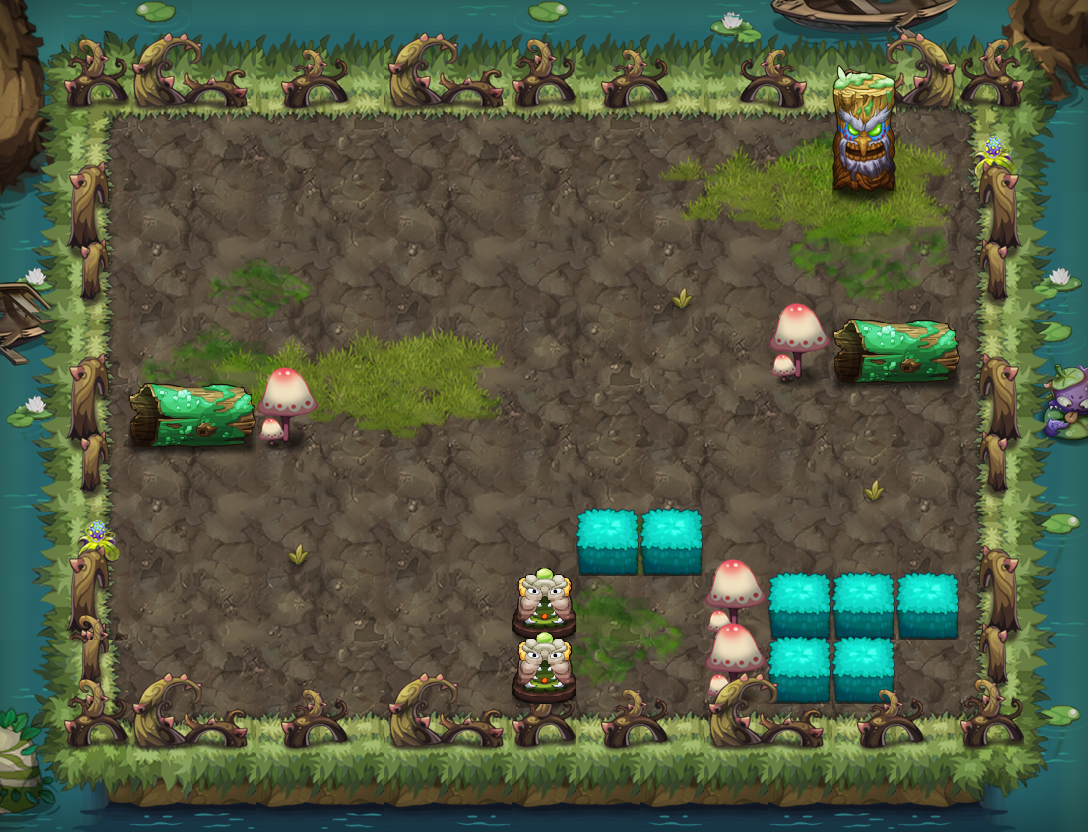

The image is a tile-based game level rendered from a .tmx file. Its description and source (layers, tilesets, objects; grid data summarised) follow:
An orthogonal 17x13 tile map with 64x64 px tiles, 16 tile layers (PASS, 块层 13, 块层 14, 块层 15, ...) and 17 objects (13x TRAP, 3x jdsrh4, PLAYER).

<map version="1.0" orientation="orthogonal" width="17" height="13" tilewidth="64" tileheight="64">
 <properties>
  <property name="DESTRY1" value="221" />
  <property name="DESTRY2" value="225" />
  <property name="DESTRY3" value="223" />
  <property name="DESTRY_COUNT" value="3" />
  <property name="EXP" value="620" />
  <property name="ITEM" value="D018" />
  <property name="MONEY" value="930" />
 </properties>
 <tileset firstgid="1" name="swzz" tilewidth="64" tileheight="64">
  <image source="swzz-hd.png" width="1000" height="2048" />
 </tileset>
 <layer name="PASS" width="17" height="13">
  <data>[221 cells, 123 non-empty, 17 distinct tile ids]</data>
 </layer>
 <layer name="块层 13" width="17" height="13">
  <data>[221 cells, 173 non-empty, 22 distinct tile ids]</data>
 </layer>
 <layer name="块层 14" width="17" height="13">
  <data>[221 cells, 63 non-empty, 26 distinct tile ids]</data>
 </layer>
 <layer name="块层 15" width="17" height="13">
  <data>[221 cells, 48 non-empty, 20 distinct tile ids]</data>
 </layer>
 <layer name="块层 2" width="17" height="13">
  <data>[221 cells, 104 non-empty, 8 distinct tile ids]</data>
 </layer>
 <layer name="块层 4" width="17" height="13">
  <data>[221 cells, 20 non-empty, 8 distinct tile ids]</data>
 </layer>
 <layer name="块层 3" width="17" height="13">
  <data>[221 cells, 66 non-empty, 14 distinct tile ids]</data>
 </layer>
 <layer name="块层 6" width="17" height="13">
  <data>[221 cells, 18 non-empty, 6 distinct tile ids]</data>
 </layer>
 <layer name="块层 16" width="17" height="13">
  <data>[221 cells, 56 non-empty, 5 distinct tile ids]</data>
 </layer>
 <layer name="SHELTER 10" width="17" height="13">
  <data>[221 cells, 15 non-empty, 5 distinct tile ids]</data>
 </layer>
 <layer name="SHELTER 9" width="17" height="13">
  <data>[221 cells, 4 non-empty, 3 distinct tile ids]</data>
 </layer>
 <layer name="SHELTER 8" width="17" height="13">
  <data>[221 cells, 5 non-empty, 3 distinct tile ids]</data>
 </layer>
 <layer name="SHELTER 7" width="17" height="13">
  <data>[221 cells, 2 non-empty, 1 distinct tile ids]</data>
 </layer>
 <layer name="SHELTER 5" width="17" height="13">
  <data>[221 cells, 3 non-empty, 3 distinct tile ids]</data>
 </layer>
 <layer name="SHELTER 4" width="17" height="13">
  <data>[221 cells, 3 non-empty, 3 distinct tile ids]</data>
 </layer>
 <layer name="SHELTER 1" width="17" height="13">
  <data>[221 cells, 1 non-empty, 1 distinct tile ids]</data>
 </layer>
 <objectgroup name="对象层 1" width="34" height="26">
  <object name="PLAYER" type="PLAYER" x="576" y="640" width="64" height="64" />
  <object name="fire1" type="TRAP" x="832" y="128" width="64" height="192">
   <properties>
    <property name="trap_id" value="1" />
    <property name="trap_particle" value="trap_fire_down_up_3X.plist" />
    <property name="trap_state" value="open" />
   </properties>
  </object>
  <object name="jdsrh4" x="192" y="192" width="64" height="64">
   <properties>
    <property name="lua_ai" value="monster_jdsrh_ai" />
    <property name="quality" value="jdsrh4.quality" />
   </properties>
  </object>
  <object name="jdsrh4" x="896" y="192" width="64" height="64">
   <properties>
    <property name="lua_ai" value="monster_jdsrh_ai" />
    <property name="quality" value="jdsrh4.quality" />
   </properties>
  </object>
  <object name="fire_control1" type="TRAP" x="896" y="640" width="64" height="64">
   <properties>
    <property name="trap_ani" value="switch.actor" />
    <property name="trap_floor" value="true" />
    <property name="trap_id" value="0" />
    <property name="trap_script" value="trap(&quot;fire_control1&quot;):setOpened( false ); trap(&quot;fire1&quot;):setVisit( false );" />
    <property name="trap_sound_id" value="2" />
    <property name="trap_start_mode" value="0" />
    <property name="trap_state" value="open" />
   </properties>
  </object>
  <object name="zi_dan_right1" type="TRAP" x="320" y="384" width="64" height="64">
   <properties>
    <property name="trap_ani" value="poison_tree.actor" />
    <property name="trap_delay" value="2" />
    <property name="trap_id" value="0" />
    <property name="trap_script" value="trap(&quot;zi_dan_right1&quot;):setAtkPower(target(&quot;PLAYER&quot;):getHP()*0.1);trap(&quot;zi_dan_right1&quot;):turnRight(); trap(&quot;zi_dan_right1&quot;):getAI():getActions():addObject( AIUseSkill:create(   SkillLua:create(&quot;skill_0002&quot;)  )  );" />
    <property name="trap_start_mode" value="2" />
    <property name="trap_state" value="open" />
    <property name="trap_turn" value="right" />
   </properties>
  </object>
  <object name="jdsrh4" x="128" y="576" width="64" height="64">
   <properties>
    <property name="lua_ai" value="monster_jdsrh_ai" />
    <property name="quality" value="jdsrh4.quality" />
   </properties>
  </object>
  <object name="bh1" type="TRAP" x="320" y="512" width="64" height="64">
   <properties>
    <property name="trap_ani" value="black_hole.actor" />
    <property name="trap_floor" value="true" />
    <property name="trap_id" value="2" />
    <property name="trap_sh" value="0.1" />
    <property name="trap_sw" value="0.1" />
   </properties>
  </object>
  <object name="xy1" type="TRAP" x="320" y="512" width="64" height="64">
   <properties>
    <property name="lua_ai" value="trap_mire_ai" />
    <property name="trap_sh" value="0.1" />
    <property name="trap_sw" value="0.1" />
   </properties>
  </object>
  <object name="pg1" type="TRAP" x="384" y="192" width="64" height="64">
   <properties>
    <property name="trap_ani" value="poison_ground.actor" />
    <property name="trap_floor" value="true" />
    <property name="trap_script" value="target(&quot;PLAYER&quot;):onDamage(target(&quot;PLAYER&quot;):getHP()*0.1,&quot;TRAP&quot;);" />
    <property name="trap_start_mode" value="0" />
   </properties>
  </object>
  <object name="pg1" type="TRAP" x="384" y="256" width="64" height="64">
   <properties>
    <property name="trap_ani" value="poison_ground.actor" />
    <property name="trap_floor" value="true" />
    <property name="trap_script" value="target(&quot;PLAYER&quot;):onDamage(target(&quot;PLAYER&quot;):getHP()*0.1,&quot;TRAP&quot;);" />
    <property name="trap_start_mode" value="0" />
   </properties>
  </object>
  <object name="pg1" type="TRAP" x="448" y="256" width="64" height="64">
   <properties>
    <property name="trap_ani" value="poison_ground.actor" />
    <property name="trap_floor" value="true" />
    <property name="trap_script" value="target(&quot;PLAYER&quot;):onDamage(target(&quot;PLAYER&quot;):getHP()*0.1,&quot;TRAP&quot;);" />
    <property name="trap_start_mode" value="0" />
   </properties>
  </object>
  <object name="pg1" type="TRAP" x="448" y="192" width="64" height="64">
   <properties>
    <property name="trap_ani" value="poison_ground.actor" />
    <property name="trap_floor" value="true" />
    <property name="trap_script" value="target(&quot;PLAYER&quot;):onDamage(target(&quot;PLAYER&quot;):getHP()*0.1,&quot;TRAP&quot;);" />
    <property name="trap_start_mode" value="0" />
   </properties>
  </object>
  <object name="pg1" type="TRAP" x="512" y="192" width="64" height="64">
   <properties>
    <property name="trap_ani" value="poison_ground.actor" />
    <property name="trap_floor" value="true" />
    <property name="trap_script" value="target(&quot;PLAYER&quot;):onDamage(target(&quot;PLAYER&quot;):getHP()*0.1,&quot;TRAP&quot;);" />
    <property name="trap_start_mode" value="0" />
   </properties>
  </object>
  </objectgroup>
</map>
<!-- 3 of 17 objects omitted -->
